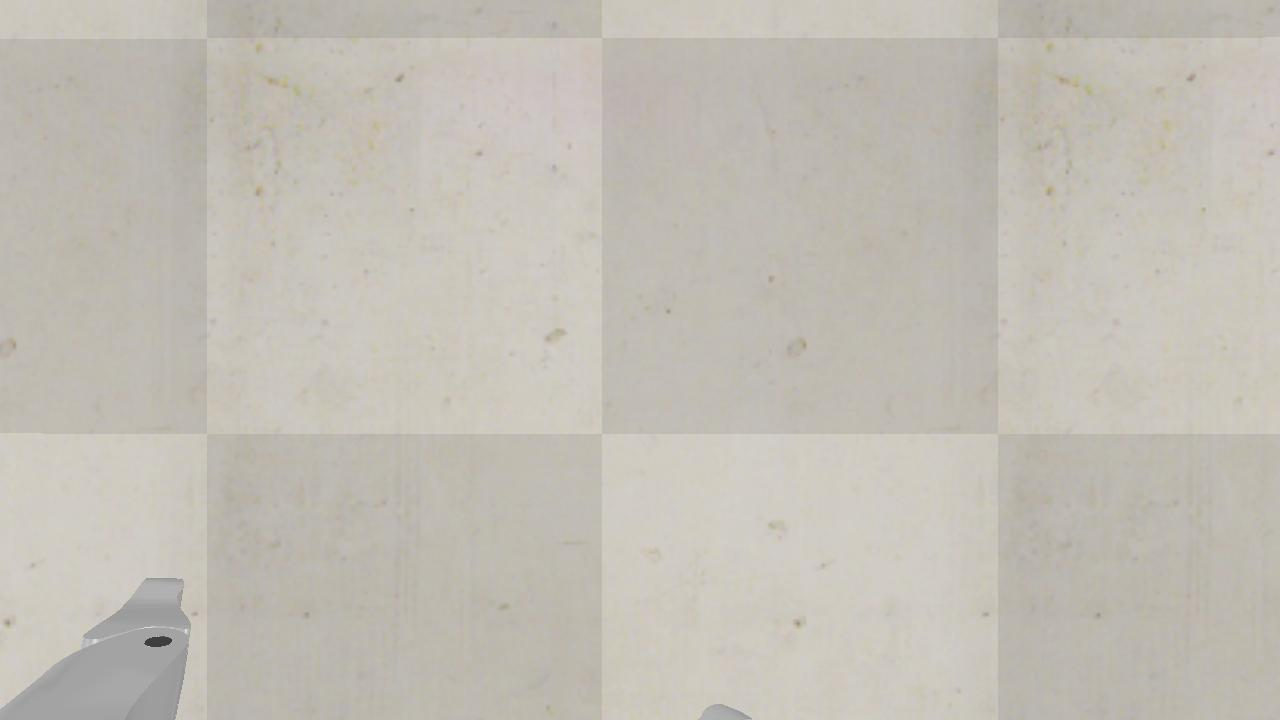
#> input picture pic/1562298060.8609242.jpg, 1280 x 720 px; its folder holds only this picture in this run
$ python -i util.py   (imports and definitions only)
#> lines starting #> are read from the running program, lines starting #| are printed output that depends on the picture; after the words box and inside, x2 and y2 are one past the last pixel; in counts of white or black regions, pixels touching at a corner belong together
#> further down, picture is the input picture: shape (720, 1280, 3); mean B, G, R 181, 189.9, 194.2
import vrep
import time
import ctypes
import numpy as np
import math
import pdb
import cv2
import array
import QR_finder
from PIL import Image
import matplotlib.pyplot as plt

# [53 lines left out: functions save_pic, drawRect, find_target, not called in this run]


def find_landing_platform(image):
    image = np.asarray(image)

    # 由于霍夫圆检测对噪声敏感，这里用 均值偏移滤波 移除噪声
    # pyrMeanShiftFiltering(src, sp, sr[, dst[, maxLevel[, termcrit]]]) -> dst
    # 1 data 2 空间窗半径 3 色彩窗半径
    dst = cv2.pyrMeanShiftFiltering(image, 10, 100)
    #kernel = np.ones([5, 5], np.float32)/25   #除以25是防止数值溢出
    #dst = cv.filter2D(image, -1, kernel)
    gaussian_blur = cv2.GaussianBlur(dst,(3,3),0) # 该算法对噪声敏感，必须降噪
    # cv2.imshow('0', gaussian_blur)
    cimage = cv2.cvtColor(gaussian_blur, cv2.COLOR_BGR2GRAY)
    # cv2.imshow('1', cimage)
    edges = cv2.Canny(cimage, 70, 220)
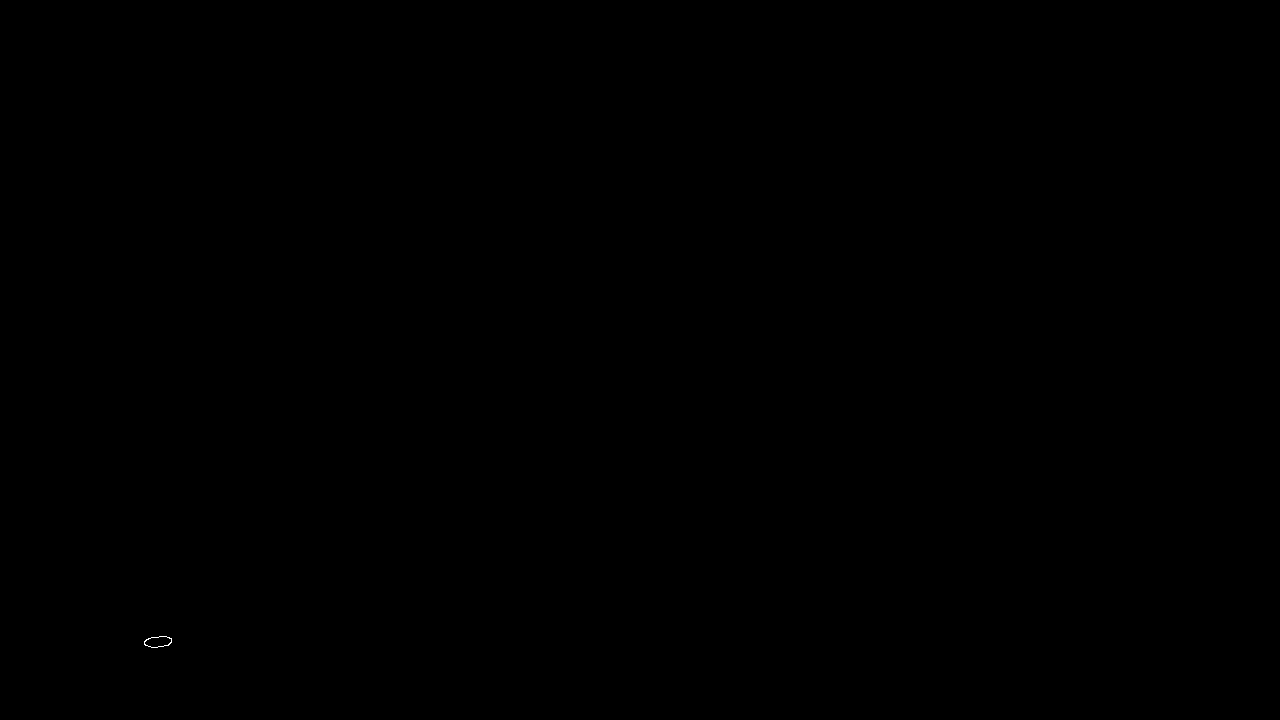
#> edges: shape (720, 1280); 0.01% white in thin lines or dots, all inside (x1, y1, x2, y2) = (144, 636, 172, 648)
    # cv2.imshow('2', edges)

    circles = cv2.HoughCircles(cimage, cv2.HOUGH_GRADIENT, 1, 20, param1=50, param2=30, minRadius=0, maxRadius=0)
#> circles = None
    # if circles is None:
    #     return None,None
#> (the run stopped early here; a loop or call above may not have finished)
